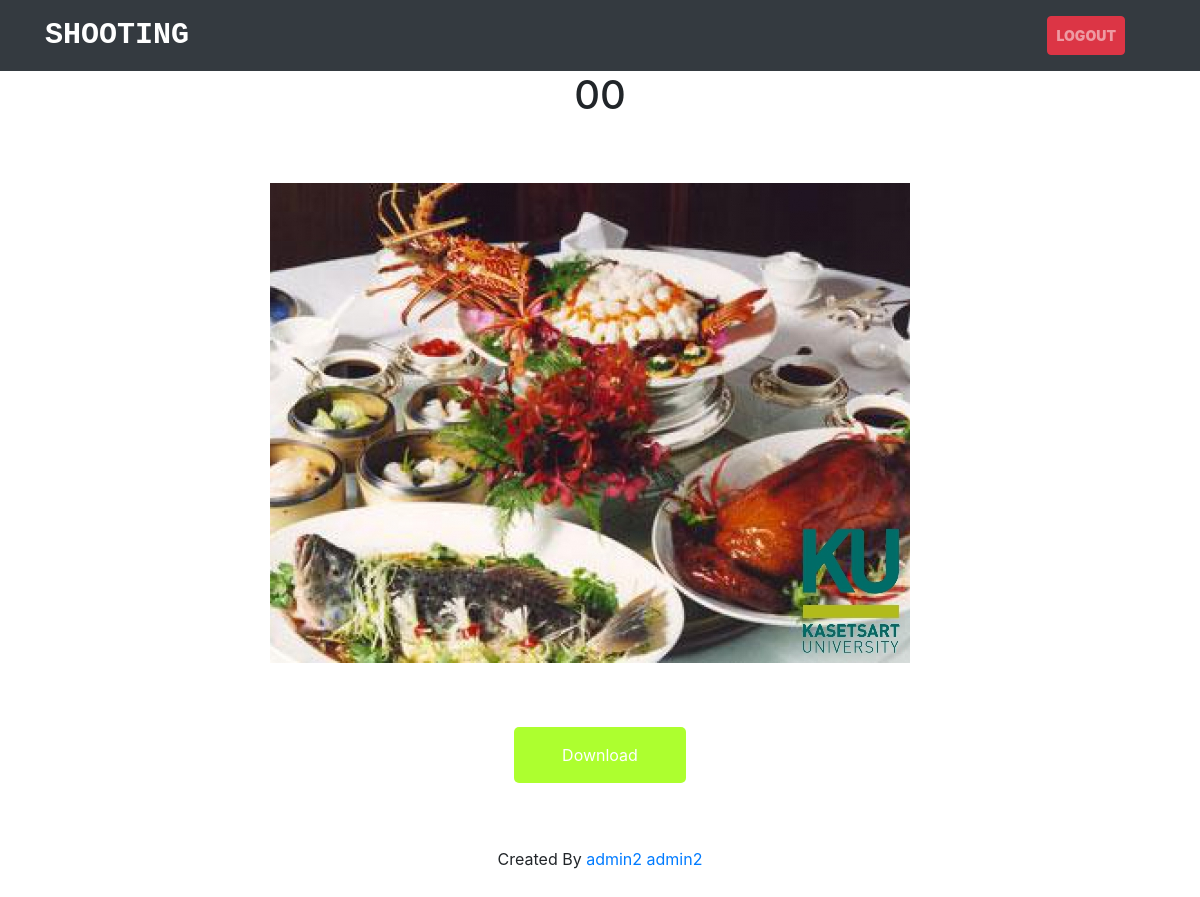
Page /cart-image.php?id=26 on the committed database.
### tables this page shows
CREATE TABLE `photo` (
  `img_id` int(11) NOT NULL,
  `img_name` varchar(1000) NOT NULL,
  `img_path` varchar(1000) NOT NULL,
  `img_type` varchar(10) NOT NULL,
  `img_title` varchar(100) NOT NULL,
  `img_watermark` varchar(1000) NOT NULL,
  `user_id` int(11) NOT NULL
);

CREATE TABLE `member` (
  `user_id` int(11) NOT NULL,
  `q` int(11) DEFAULT NULL,
  `username` varchar(10) NOT NULL,
  `password` varchar(10) NOT NULL,
  `firstname` varchar(1000) NOT NULL,
  `lastname` varchar(1000) NOT NULL,
  `email` varchar(50) NOT NULL,
  `phone` varchar(10) NOT NULL,
  `status` varchar(10) NOT NULL
);

### cart-image.php (the view, shortened to what this page needs)
<?php
require ("connection.php");
$img_id = $_GET['id'];
$username = $_SESSION['username'];
$stmt = $db->prepare("select * from photo where img_id = '$img_id'");
$stmt->execute();
$img = $stmt->fetch(PDO::FETCH_ASSOC);
$user_id = $img['user_id'];
$user_own = $db->prepare("select * from member where user_id = '$user_id'");
$user_own->execute();
$user_own = $user_own->fetch(PDO::FETCH_ASSOC);
$user_stmt = $db->prepare("select * from member where username = '$username'");
$user_stmt->execute();
$user = $user_stmt->fetch(PDO::FETCH_ASSOC);
?>
<html>
<head>
    <link rel="stylesheet" href="css/style.css">
    <link rel="stylesheet" href="css/lightbox.css">
    <link rel="stylesheet" href="https://cdn.jsdelivr.net/npm/bootstrap@4.5.3/dist/css/bootstrap.min.css">
</head>
<body>
<nav class="navbar navbar-expand-lg navbar-dark bg-dark">
    <div class="container">
        <a class="navbar-brand" href="index.php"><strong style="font-family: monospace;font-size: 30px">SHOOTING</strong></a>
        <div class="col-auto">
            <div class="collapse navbar-collapse" id="navbarSupportedContent">
                <ul class="navbar-nav mr-auto">
                    <li class="nav-item active">
                        <a class="nav-link" href="cart-profile.php?userID=<?php echo $user['user_id']; ?>">
                        </a>
                    </li>
                    <li class="nav-item">
                        <a href="index.php?logout=1" class="nav-link btn btn-danger"><strong>Logout</strong></a>
                    </li>
                </ul>
            </div>
        </div>
    </div>
</nav>
<h1 class="text-center"><?php echo $img['img_title'] ?></h1>
    <div class="container" ><center>
                        <a href="<?php echo $img['img_watermark'] ?>" data-lightbox="<?php echo $img['img_name'] ?>"
                           data-title="<?php echo $img['img_title'] ?>">
                            <img src="<?php echo $img['img_watermark'] ?>" alt="">&ensp;
                        </a>
                           <form method="POST" action="download.php">
                             <input type="submit" class="btn btn-danger" value="Download">
                            </form>
            Created By <a href="cart-profile.php?userID=<?php echo $user_id; ?>"><?php echo $user_own['firstname']." ".$user_own['lastname']?></a>
    </div>
</body>
</html>

### css/style.css (style rules this page uses)
.navbar-dark .navbar-nav .nav-link { font-weight: 700; font-size: 14px; text-transform: uppercase; }
.navbar-dark .navbar-nav .nav-link { margin: 0 15px; }
form { padding : 3rem; }
input[type="submit"] { margin-top: 1rem; padding: 1rem 3rem; border: none; background: greenyellow; border-radius: 5px; }
html,body { background-size: cover; background-repeat: no-repeat; height: 100%; font-family: 'Numans', sans-serif; }
.container { height: 100%; align-content: center; }
body { background-color: #525252; }

### rows in the picture
photo: img_title "00", img_watermark (picture)
member: firstname "admin2", lastname "admin2"
